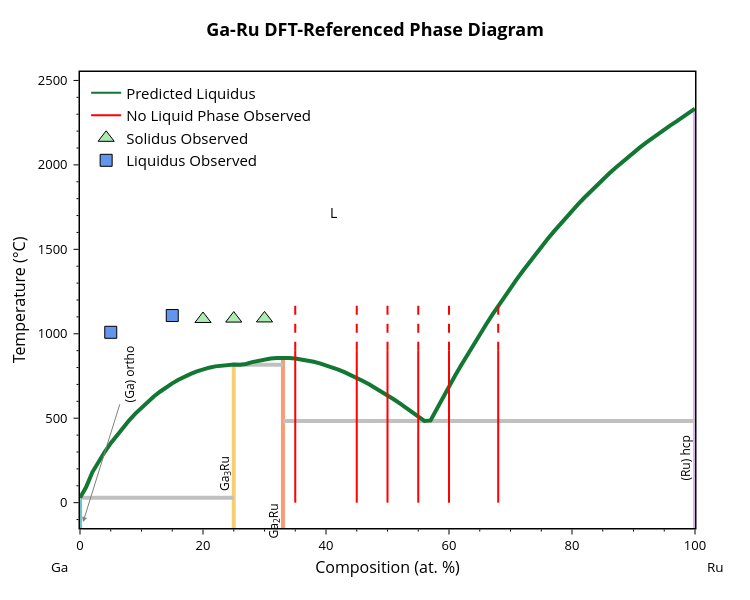

Notebook cell for this chart:
### Code cell
import plotly.graph_objects as go

def add_experimental_traces(figure: go.Figure, inc_no_liquid=True):
    """Add measured observations to a Plotly phase-diagram figure."""
    
    if inc_no_liquid:
        # Vertical guides for compositions where no liquid phase was observed
        for i, x_val in enumerate(no_liquid_comps):
            figure.add_trace(go.Scatter(
                x=[x_val, x_val],
                y=[0, 900],
                mode='lines',
                line=dict(color='red', width=2),
                name='No Liquid Phase Observed' if i == 0 else None,
                showlegend=i == 0,
            ))
            figure.add_trace(go.Scatter(
                x=[x_val, x_val],
                y=[900, 1200],
                mode='lines',
                line=dict(color='red', width=2, dash='dash'),
                showlegend=False
            ))

    figure.add_trace(go.Scatter(
            x=[point[0] for point in solidus_points][1:],
            y=[point[1] for point in solidus_points][1:],
            mode='markers',
            marker=dict(color='#ADEBB3', size=14, symbol='triangle-up', line=dict(width=1, color='black')),
            name='Solidus Observed'
    ))

    figure.add_trace(go.Scatter(
            x=[point[0] for point in liquidus_points],
            y=[point[1] for point in liquidus_points],
            mode='markers',
            marker=dict(color='cornflowerblue', size=12, symbol='square', line=dict(width=1, color='black')),
            name='Liquidus Observed'
    ))

fig = blp.get_plot('pred')
add_experimental_traces(fig)
fig.update_layout(yaxis_range=[-150, 2550])
fig.show()

### Figure 1 — Plotly figure (JSON) as saved in the notebook; plotly's stock layout.template omitted (floating-point values rounded to 4 significant figures)
{"data": [{"hovertemplate": "label=alpha-Ga (orthorhombic)<br>x=%{x}<br>t=%{y}<extra></extra>", "legendgroup": "alpha-Ga (orthorhombic)", "line": {"color": "rgb(102, 197, 204)", "dash": "solid", "width": 4}, "marker": {"symbol": "circle"}, "mode": "lines", "name": "alpha-Ga (orthorhombic)", "orientation": "v", "showlegend": false, "type": "scatter", "x": [0, 0], "xaxis": "x", "y": [29.75, -273.1], "yaxis": "y"}, {"hovertemplate": "label=Ga3Ru<br>x=%{x}<br>t=%{y}<extra></extra>", "legendgroup": "Ga3Ru", "line": {"color": "rgb(246, 207, 113)", "dash": "solid", "width": 4}, "marker": {"symbol": "circle"}, "mode": "lines", "name": "Ga3Ru", "orientation": "v", "showlegend": false, "type": "scatter", "x": [25, 25, 25, 25, 25, 25, 25, 25, 25, 25, 25, 25, 25, 25, 25, 25, 25, 25, 25, 25, 25, 25, 25, 25, 25, 25, 25, 25, 25], "xaxis": "x", "y": [29.75, 92.79, 179.6, 299.7, 243.0, 487.8, 445.7, 351.9, 400.4, 628.3, 527.1, 818.5, 817.2, 597.3, 563.5, 682.8, 656.9, 762.8, 706.4, 816.6, 818.5, 799.1, 789.1, 777.1, 812.8, 806.9, 746.3, 727.5, -273.1], "yaxis": "y"}, {"hovertemplate": "label=Ga2Ru<br>x=%{x}<br>t=%{y}<extra></extra>", "legendgroup": "Ga2Ru", "line": {"color": "rgb(248, 156, 116)", "dash": "solid", "width": 4}, "marker": {"symbol": "circle"}, "mode": "lines", "name": "Ga2Ru", "orientation": "v", "showlegend": false, "type": "scatter", "x": [33, 33, 33, 33, 33, 33, 33, 33, 33, 33, 33, 33, 33, 33, 33, 33, 33, 33, 33, 33, 33, 33, 33, 33, 33, 33, 33, 33, 33, 33, 33, 33], "xaxis": "x", "y": [720.8, 773.0, 813.9, 832.0, 701.1, 680.4, 635.9, 658.6, 536.3, 562.4, 612.2, 587.7, 509.5, 483.5, 756.8, 739.4, 801.6, 787.9, 857.0, 853.7, 842.3, 848.8, 834.3, 824.8, 817.2, 821.0, 858.7, 857.0, 853.5, 841.0, 848.2, -273.1], "yaxis": "y"}, {"hovertemplate": "label=hcp-Ru<br>x=%{x}<br>t=%{y}<extra></extra>", "legendgroup": "hcp-Ru", "line": {"color": "rgb(220, 176, 242)", "dash": "solid", "width": 4}, "marker": {"symbol": "circle"}, "mode": "lines", "name": "hcp-Ru", "orientation": "v", "showlegend": false, "type": "scatter", "x": [100, 100, 100, 100, 100, 100, 100, 100, 100, 100, 100, 100, 100, 100, 100, 100, 100, 100, 100, 100, 100, 100, 100, 100, 100, 100, 100, 100, 100, 100, 100, 100, 100, 100, 100, 100, 100, 100, 100, 100, 100, 100, 100, 100, 100, 100], "xaxis": "x", "y": [2333.0, 2304.0, 2257.0, 2281.0, 2234.0, 1805.0, 2043.0, 815.6, 1514.0, 1372.0, 1219.0, 2073.0, 2102.0, 2157.0, 2130.0, 2184.0, 2209.0, 1559.0, 1603.0, 1687.0, 1646.0, 1728.0, 1767.0, 1980.0, 2012.0, 1842.0, 1878.0, 1947.0, 1913.0, 688.5, 752.7, 483.5, 487.3, 622.8, 555.8, 1421.0, 1468.0, 1271.0, 1322.0, 877.2, 937.4, 1054.0, 996.2, 1110.0, 1165.0, -273.1], "yaxis": "y"}, {"hovertemplate": "x=%{x}<br>y=%{y}<extra></extra>", "legendgroup": "", "line": {"color": "Silver", "dash": "solid", "width": 4}, "marker": {"symbol": "circle"}, "mode": "lines", "name": "", "orientation": "v", "showlegend": false, "type": "scatter", "x": [33, 100], "xaxis": "x", "y": [483.5, 483.5], "yaxis": "y"}, {"hovertemplate": "x=%{x}<br>y=%{y}<extra></extra>", "legendgroup": "", "line": {"color": "Silver", "dash": "solid", "width": 4}, "marker": {"symbol": "circle"}, "mode": "lines", "name": "", "orientation": "v", "showlegend": false, "type": "scatter", "x": [25, 33], "xaxis": "x", "y": [817.2, 817.2], "yaxis": "y"}, {"hovertemplate": "x=%{x}<br>y=%{y}<extra></extra>", "legendgroup": "", "line": {"color": "Silver", "dash": "solid", "width": 4}, "marker": {"symbol": "circle"}, "mode": "lines", "name": "", "orientation": "v", "showlegend": false, "type": "scatter", "x": [0, 25], "xaxis": "x", "y": [29.75, 29.75], "yaxis": "y"}, {"hovertemplate": "label=L<br>x=%{x}<br>t=%{y}<extra></extra>", "legendgroup": "L", "line": {"color": "#117733", "dash": "solid", "width": 4}, "marker": {"symbol": "circle"}, "mode": "lines", "name": "L", "orientation": "v", "showlegend": false, "type": "scatter", "x": [0, 1, 2, 3, 4, 5, 6, 7.0, 8, 9, 10, 11, 12, 13, 14.0, 15, 16, 17, 18, 19, 20, 21, 22, 23, 24, 25, 26, 27, 28.0, 29.0, 30, 31, 32, 33, 34, 35, 36, 37, 38, 39, 40, 41, 42, 43, 44, 45, 46, 47, 48, 49, 50, 51, 52, 53, 54, 55.0, 56.0, 57.0, 58.0, 59, 60, 61, 62, 63, 64, 65, 66, 67, 68, 69, 70, 71, 72, 73, 74, 75, 76, 77, 78, 79, 80, 81, 82, 83, 84, 85, 86, 87, 88, 89, 90, 91, 92, 93, 94, 95, 96, 97, 98, 99, 100], "xaxis": "x", "y": [29.75, 92.79, 179.6, 243.0, 299.7, 351.9, 400.4, 445.7, 487.8, 527.1, 563.5, 597.3, 628.3, 656.9, 682.8, 706.4, 727.5, 746.3, 762.8, 777.1, 789.1, 799.1, 806.9, 812.8, 816.6, 818.5, 817.2, 821.0, 832.0, 841.0, 848.2, 853.5, 857.0, 858.7, 857.0, 853.7, 848.8, 842.3, 834.3, 824.8, 813.9, 801.6, 787.9, 773.0, 756.8, 739.4, 720.8, 701.1, 680.4, 658.6, 635.9, 612.2, 587.7, 562.4, 536.3, 509.5, 483.5, 487.3, 555.8, 622.8, 688.5, 752.7, 815.6, 877.2, 937.4, 996.2, 1054.0, 1110.0, 1165.0, 1219.0, 1271.0, 1322.0, 1372.0, 1421.0, 1468.0, 1514.0, 1559.0, 1603.0, 1646.0, 1687.0, 1728.0, 1767.0, 1805.0, 1842.0, 1878.0, 1913.0, 1947.0, 1980.0, 2012.0, 2043.0, 2073.0, 2102.0, 2130.0, 2157.0, 2184.0, 2209.0, 2234.0, 2257.0, 2281.0, 2304.0, 2333.0], "yaxis": "y"}, {"marker": {"color": "#117733"}, "mode": "lines", "name": "Predicted Liquidus", "showlegend": true, "type": "scatter", "x": [null], "y": [null]}, {"line": {"color": "red", "width": 2}, "mode": "lines", "name": "No Liquid Phase Observed", "showlegend": true, "type": "scatter", "x": [35, 35], "y": [0, 900]}, {"line": {"color": "red", "dash": "dash", "width": 2}, "mode": "lines", "showlegend": false, "type": "scatter", "x": [35, 35], "y": [900, 1200]}, {"line": {"color": "red", "width": 2}, "mode": "lines", "showlegend": false, "type": "scatter", "x": [45, 45], "y": [0, 900]}, {"line": {"color": "red", "dash": "dash", "width": 2}, "mode": "lines", "showlegend": false, "type": "scatter", "x": [45, 45], "y": [900, 1200]}, {"line": {"color": "red", "width": 2}, "mode": "lines", "showlegend": false, "type": "scatter", "x": [50, 50], "y": [0, 900]}, {"line": {"color": "red", "dash": "dash", "width": 2}, "mode": "lines", "showlegend": false, "type": "scatter", "x": [50, 50], "y": [900, 1200]}, {"line": {"color": "red", "width": 2}, "mode": "lines", "showlegend": false, "type": "scatter", "x": [55, 55], "y": [0, 900]}, {"line": {"color": "red", "dash": "dash", "width": 2}, "mode": "lines", "showlegend": false, "type": "scatter", "x": [55, 55], "y": [900, 1200]}, {"line": {"color": "red", "width": 2}, "mode": "lines", "showlegend": false, "type": "scatter", "x": [60, 60], "y": [0, 900]}, {"line": {"color": "red", "dash": "dash", "width": 2}, "mode": "lines", "showlegend": false, "type": "scatter", "x": [60, 60], "y": [900, 1200]}, {"line": {"color": "red", "width": 2}, "mode": "lines", "showlegend": false, "type": "scatter", "x": [68, 68], "y": [0, 900]}, {"line": {"color": "red", "dash": "dash", "width": 2}, "mode": "lines", "showlegend": false, "type": "scatter", "x": [68, 68], "y": [900, 1200]}, {"marker": {"color": "#ADEBB3", "line": {"color": "black", "width": 1}, "size": 14, "symbol": "triangle-up"}, "mode": "markers", "name": "Solidus Observed", "type": "scatter", "x": [20, 25, 30], "y": [1088.0, 1090.0, 1091.0]}, {"marker": {"color": "cornflowerblue", "line": {"color": "black", "width": 1}, "size": 12, "symbol": "square"}, "mode": "markers", "name": "Liquidus Observed", "type": "scatter", "x": [5, 15], "y": [1009.0, 1108.0]}], "layout": {"annotations": [{"arrowcolor": "gray", "arrowhead": 2, "arrowwidth": 1, "ax": 46.12, "ay": -147.8, "font": {"color": "black", "size": 12}, "showarrow": true, "text": "(Ga) ortho", "textangle": -90, "x": 0.5, "xanchor": "center", "y": -114.3, "yanchor": "middle"}, {"font": {"color": "black", "size": 12}, "showarrow": false, "text": "(Ru) hcp", "textangle": -90, "x": 98.5, "xanchor": "center", "y": 265.5, "yanchor": "middle"}, {"font": {"color": "black", "size": 12}, "showarrow": false, "text": "Ga<sub>3</sub>Ru", "textangle": -90, "x": 23.5, "xanchor": "center", "y": 172.2, "yanchor": "middle"}, {"font": {"color": "black", "size": 12}, "showarrow": false, "text": "Ga<sub>2</sub>Ru", "textangle": -90, "x": 31.5, "xanchor": "center", "y": -107.1, "yanchor": "middle"}, {"font": {"color": "black", "size": 14}, "showarrow": false, "text": "L", "x": 41.26, "y": 1721.0}, {"font": {"color": "black", "size": 13.5}, "showarrow": false, "text": "Ga", "x": -0.05, "xanchor": "left", "xref": "paper", "y": -0.086, "yanchor": "middle", "yref": "paper"}, {"font": {"color": "black", "size": 13.5}, "showarrow": false, "text": "Ru", "x": 1.05, "xanchor": "right", "xref": "paper", "y": -0.086, "yanchor": "middle", "yref": "paper"}], "font": {"color": "black", "size": 13}, "height": 600, "legend": {"font": {"size": 15}, "x": 0.01, "xanchor": "left", "y": 0.99, "yanchor": "top"}, "margin": {"b": 72, "r": 55, "t": 72}, "plot_bgcolor": "white", "showlegend": true, "title": {"font": {"color": "black", "size": 18}, "text": "<b>Ga-Ru DFT-Referenced Phase Diagram</b>", "x": 0.5, "xanchor": "center", "yanchor": "bottom"}, "width": 750, "xaxis": {"linecolor": "black", "linewidth": 1.5, "minor": {"nticks": 5, "tickcolor": "black", "ticklen": 2, "ticks": "outside", "tickwidth": 1}, "mirror": true, "range": [0, 100], "showline": true, "tickcolor": "black", "tickformat": ".0f", "ticklen": 5, "ticks": "outside", "tickwidth": 1, "title": {"font": {"size": 16}, "standoff": 8, "text": "Composition (at. %)"}}, "yaxis": {"linecolor": "black", "linewidth": 1.5, "minor": {"nticks": 5, "tickcolor": "black", "ticklen": 2, "ticks": "outside", "tickwidth": 1}, "mirror": true, "range": [-150, 2550], "showline": true, "tickcolor": "black", "ticklen": 5, "ticks": "outside", "ticksuffix": " ", "tickwidth": 1, "title": {"font": {"size": 16}, "standoff": 8, "text": "Temperature (°C)"}}}}
